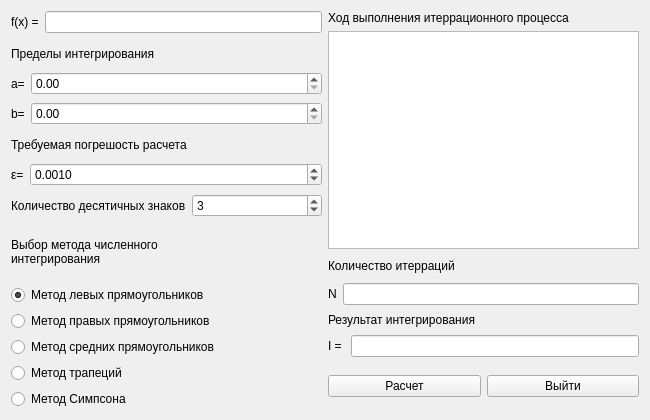
<?xml version="1.0" encoding="UTF-8"?>
<ui version="4.0">
 <class>FormIntegral</class>
 <widget class="QWidget" name="FormIntegral">
  <property name="geometry">
   <rect>
    <x>0</x>
    <y>0</y>
    <width>650</width>
    <height>420</height>
   </rect>
  </property>
  <property name="sizePolicy">
   <sizepolicy hsizetype="Fixed" vsizetype="Fixed">
    <horstretch>0</horstretch>
    <verstretch>0</verstretch>
   </sizepolicy>
  </property>
  <property name="minimumSize">
   <size>
    <width>650</width>
    <height>420</height>
   </size>
  </property>
  <property name="maximumSize">
   <size>
    <width>650</width>
    <height>420</height>
   </size>
  </property>
  <property name="baseSize">
   <size>
    <width>510</width>
    <height>291</height>
   </size>
  </property>
  <property name="windowTitle">
   <string>Численное интегрирование</string>
  </property>
  <layout class="QGridLayout" name="gridLayout_3">
   <item row="0" column="0">
    <layout class="QGridLayout" name="gridLayout_2">
     <item row="0" column="0">
      <layout class="QFormLayout" name="formLayout_3">
       <item row="0" column="0">
        <widget class="QLabel" name="label_4">
         <property name="text">
          <string>f(x) =</string>
         </property>
        </widget>
       </item>
       <item row="0" column="1">
        <widget class="QLineEdit" name="lineEditFunction"/>
       </item>
      </layout>
     </item>
     <item row="0" column="1" rowspan="8">
      <layout class="QVBoxLayout" name="verticalLayout">
       <item>
        <widget class="QLabel" name="label_10">
         <property name="text">
          <string>Ход выполнения итеррационного процесса</string>
         </property>
        </widget>
       </item>
       <item>
        <widget class="QTextEdit" name="textEditIterProcess">
         <property name="readOnly">
          <bool>true</bool>
         </property>
        </widget>
       </item>
      </layout>
     </item>
     <item row="1" column="0">
      <widget class="QLabel" name="label_8">
       <property name="text">
        <string>Пределы интегрирования</string>
       </property>
      </widget>
     </item>
     <item row="2" column="0">
      <layout class="QFormLayout" name="formLayout_2">
       <item row="0" column="0">
        <widget class="QLabel" name="label">
         <property name="text">
          <string>a=</string>
         </property>
        </widget>
       </item>
       <item row="0" column="1">
        <widget class="QDoubleSpinBox" name="doubleSpinBoxA"/>
       </item>
      </layout>
     </item>
     <item row="3" column="0">
      <layout class="QFormLayout" name="formLayout">
       <item row="0" column="0">
        <widget class="QLabel" name="label_2">
         <property name="text">
          <string>b=</string>
         </property>
        </widget>
       </item>
       <item row="0" column="1">
        <widget class="QDoubleSpinBox" name="doubleSpinBoxB"/>
       </item>
      </layout>
     </item>
     <item row="4" column="0">
      <widget class="QLabel" name="label_9">
       <property name="text">
        <string>Требуемая погрешость расчета</string>
       </property>
      </widget>
     </item>
     <item row="5" column="0">
      <layout class="QFormLayout" name="formLayout_6">
       <item row="0" column="0">
        <widget class="QLabel" name="label_3">
         <property name="text">
          <string>ε=</string>
         </property>
        </widget>
       </item>
       <item row="0" column="1">
        <widget class="QDoubleSpinBox" name="doubleSpinBoxEpsilon">
         <property name="decimals">
          <number>4</number>
         </property>
         <property name="maximum">
          <double>10.000000000000000</double>
         </property>
         <property name="singleStep">
          <double>0.001000000000000</double>
         </property>
         <property name="value">
          <double>0.001000000000000</double>
         </property>
        </widget>
       </item>
      </layout>
     </item>
     <item row="6" column="0">
      <layout class="QFormLayout" name="formLayout_7">
       <item row="0" column="0">
        <widget class="QLabel" name="label_7">
         <property name="text">
          <string>Количество десятичных знаков</string>
         </property>
        </widget>
       </item>
       <item row="0" column="1">
        <widget class="QSpinBox" name="spinBoxPrec">
         <property name="maximum">
          <number>15</number>
         </property>
         <property name="value">
          <number>3</number>
         </property>
        </widget>
       </item>
      </layout>
     </item>
     <item row="7" column="0" rowspan="2">
      <widget class="QLabel" name="label_12">
       <property name="text">
        <string>Выбор метода численного
интегрирования</string>
       </property>
      </widget>
     </item>
     <item row="8" column="1" rowspan="2">
      <layout class="QVBoxLayout" name="verticalLayout_2">
       <item>
        <widget class="QLabel" name="label_13">
         <property name="text">
          <string>Количество итерраций</string>
         </property>
        </widget>
       </item>
       <item>
        <layout class="QFormLayout" name="formLayout_5">
         <item row="0" column="0">
          <widget class="QLabel" name="label_6">
           <property name="text">
            <string>N</string>
           </property>
          </widget>
         </item>
         <item row="0" column="1">
          <widget class="QLineEdit" name="lineEditIterrationNumber"/>
         </item>
        </layout>
       </item>
      </layout>
     </item>
     <item row="9" column="0">
      <widget class="QRadioButton" name="radioButtonLeftRect">
       <property name="text">
        <string>Метод левых прямоугольников</string>
       </property>
       <property name="checked">
        <bool>true</bool>
       </property>
      </widget>
     </item>
     <item row="10" column="0">
      <widget class="QRadioButton" name="radioButtonRightRect">
       <property name="text">
        <string>Метод правых прямоугольников</string>
       </property>
      </widget>
     </item>
     <item row="10" column="1" rowspan="2">
      <layout class="QVBoxLayout" name="verticalLayout_3">
       <item>
        <widget class="QLabel" name="label_11">
         <property name="text">
          <string>Результат интегрирования</string>
         </property>
        </widget>
       </item>
       <item>
        <layout class="QFormLayout" name="formLayout_4">
         <item row="0" column="0">
          <widget class="QLabel" name="label_5">
           <property name="text">
            <string>I = </string>
           </property>
          </widget>
         </item>
         <item row="0" column="1">
          <widget class="QLineEdit" name="lineEditRes"/>
         </item>
        </layout>
       </item>
      </layout>
     </item>
     <item row="11" column="0">
      <widget class="QRadioButton" name="radioButtonMidleRect">
       <property name="text">
        <string>Метод средних прямоугольников</string>
       </property>
      </widget>
     </item>
     <item row="12" column="0">
      <widget class="QRadioButton" name="radioButtonTrap">
       <property name="text">
        <string>Метод трапеций</string>
       </property>
      </widget>
     </item>
     <item row="12" column="1" rowspan="2">
      <layout class="QGridLayout" name="gridLayout">
       <item row="0" column="0">
        <widget class="QPushButton" name="pushButtonCalculate">
         <property name="text">
          <string>Расчет</string>
         </property>
        </widget>
       </item>
       <item row="0" column="1">
        <widget class="QPushButton" name="pushButtonClose">
         <property name="text">
          <string>Выйти</string>
         </property>
        </widget>
       </item>
      </layout>
     </item>
     <item row="13" column="0">
      <widget class="QRadioButton" name="radioButtonSimpson">
       <property name="text">
        <string>Метод Симпсона</string>
       </property>
       <property name="checked">
        <bool>false</bool>
       </property>
      </widget>
     </item>
    </layout>
   </item>
  </layout>
 </widget>
 <resources/>
 <connections/>
</ui>
